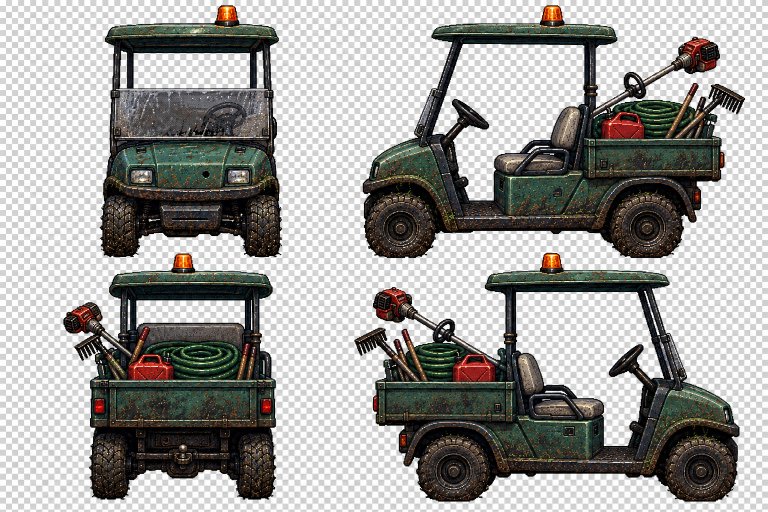
#> input picture art-source/rough-cut-cart-directions-generated.png, 1536 x 1024 px, given in place of tee-north.png, which was not available (shown at 1/2 size)
$ python visual-contact-sheet.py ../art-source/rough-cut-cart-directions-generated.png
#> lines starting #> are read from the running program, lines starting #| are printed output that depends on the picture
"""Create local QA contact sheets from browser captures; originals stay intact."""
from pathlib import Path
import sys
from PIL import Image, ImageDraw, ImageFont, ImageOps

ROOT = Path(__file__).resolve().parents[1]
AUDIT = ROOT / (sys.argv[1] if len(sys.argv) > 1 else "output/a-grade-closure")
CAPTURES = AUDIT / "acceptance"
LOOP = AUDIT / "core-loop" if len(sys.argv) > 1 else ROOT / "output/core-loop-2026-09-11"
FONT = ImageFont.truetype("C:/Windows/Fonts/consola.ttf", 20)
zones = ["tee", "audit", "water", "clubhouse", "maintenance", "dead-green", "range", "exits"]
for batch in range(2):
    sheet = Image.new("RGB", (2560, 1696), "#06150e")
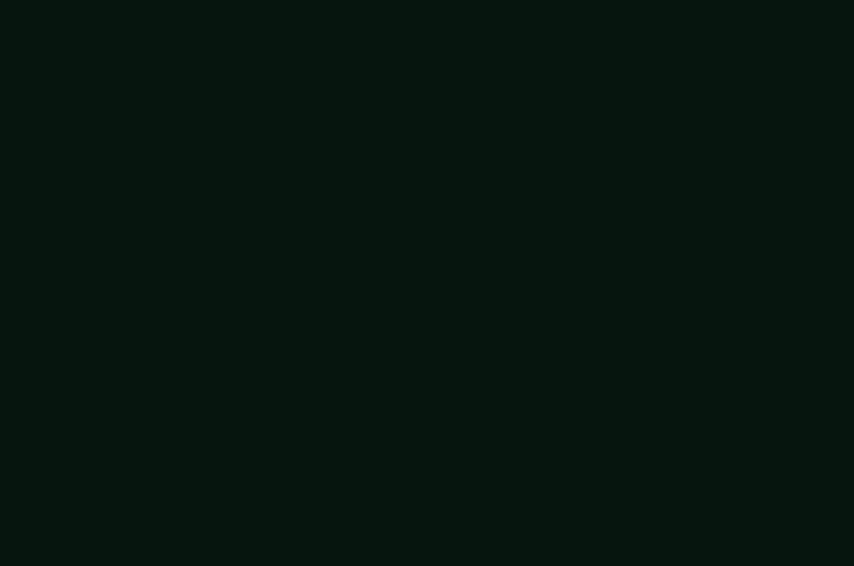
#> sheet: PIL image 2560x1696 RGB (shown at 1/3 size); mean R, G, B 6, 21, 14
    draw = ImageDraw.Draw(sheet)
    for row, zone in enumerate(zones[batch*4:batch*4+4]):
        for column, view in enumerate(["north", "east", "south", "west"]):
            im = Image.open(CAPTURES / f"{zone}-{view}.png").convert("RGB")
#> im is the input picture: PIL image 1536x1024 RGB; mean R, G, B 158, 156.9, 154.1
            im.thumbnail((640, 400))
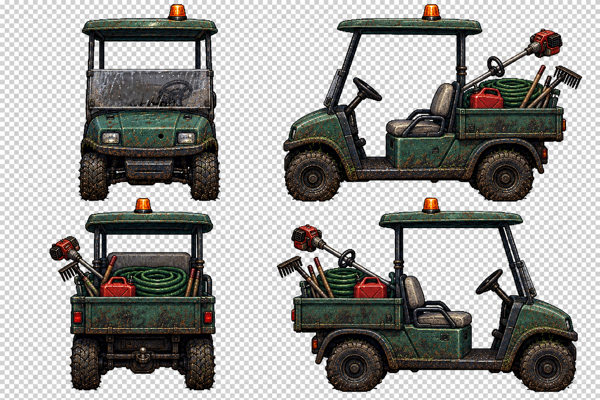
#> im: PIL image 600x400 RGB; mean R, G, B 158, 156.9, 154.1
            x, y = column*640, row*424
            sheet.paste(im, (x, y+24))
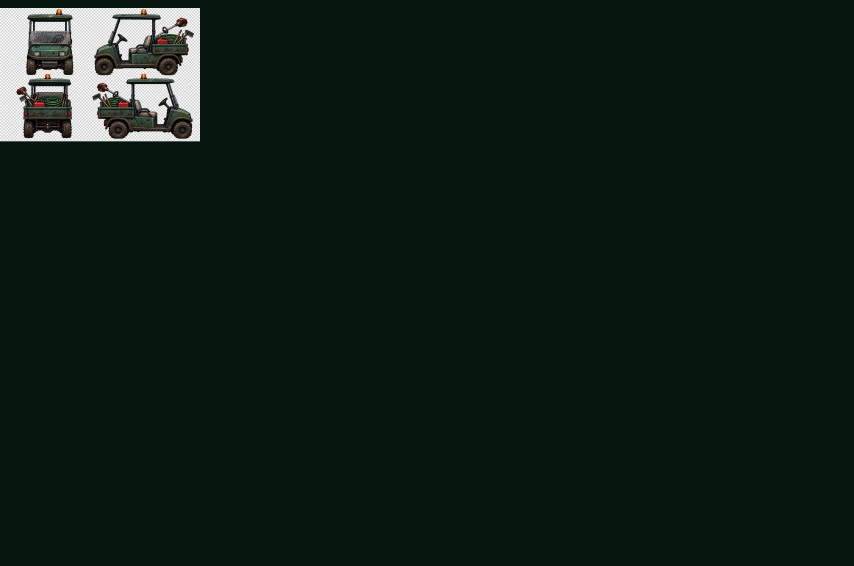
#> sheet: PIL image 2560x1696 RGB (shown at 1/3 size); mean R, G, B 14.4, 28.5, 21.7
#> (the run stopped early here; a loop or call above may not have finished)

$ run again, on art-source/rough-cut-joe-directions-v1.png
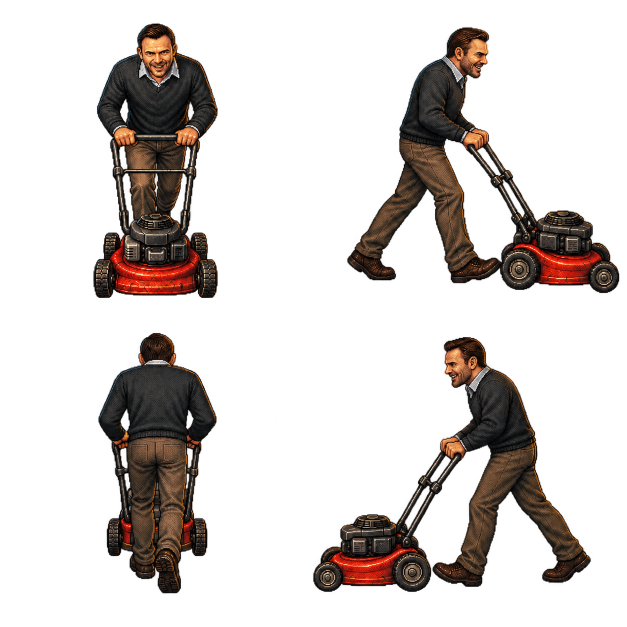
#> input picture art-source/rough-cut-joe-directions-v1.png, 1254 x 1254 px, given in place of tee-north.png, which was not available (shown at 1/2 size)
#> `im.thumbnail((640, 400))`:
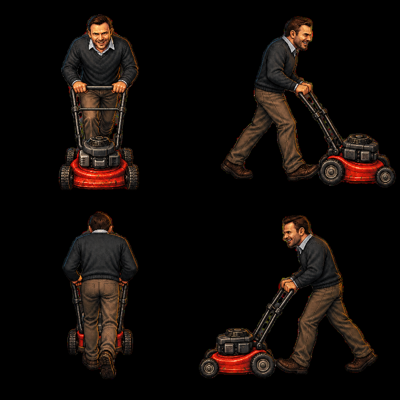
#> im: PIL image 400x400 RGB; mean R, G, B 16.6, 11, 8.4
#> `sheet.paste(im, (x, y+24))`:
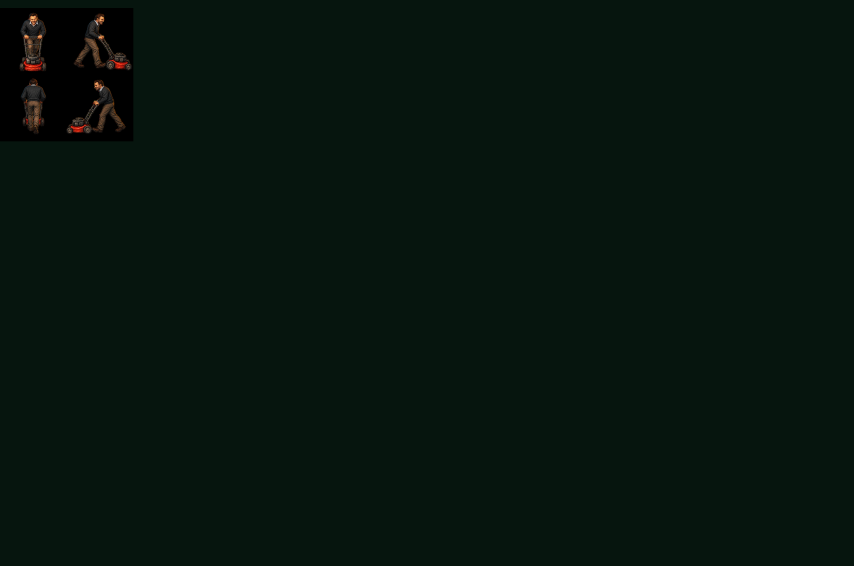
#> sheet: PIL image 2560x1696 RGB (shown at 1/3 size); mean R, G, B 6.4, 20.6, 13.8
